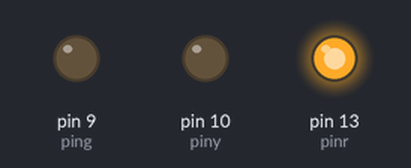
Recording of a sketch running on a simulated Arduino Uno, built with avr-gcc and run on an emulated ATmega328P. Shown: output pins drawn as LEDs (lit = HIGH).

Above: at 0.5 s.
At 1.5 s:
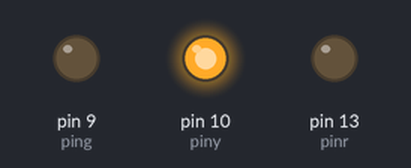
At 5.5 s:
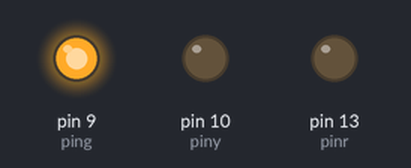
Timing chart, 0 to 6.9 s (numbered marks = the images above):
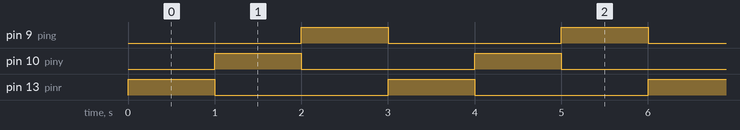

The sketch:

traffic_lights.ino
```cpp
int pinr=13,piny=10,ping=9;
void setup() {
  pinMode(pinr,OUTPUT);
  pinMode(piny,OUTPUT);
  pinMode(ping,OUTPUT);

}

void loop() {
  digitalWrite(pinr,HIGH);
  digitalWrite(piny,LOW);
  digitalWrite(ping,LOW);
  delay(1000);
  digitalWrite(pinr,LOW);
  digitalWrite(piny,HIGH);
  digitalWrite(ping,LOW);
  delay(1000);
  digitalWrite(pinr,LOW);
  digitalWrite(piny,LOW);
  digitalWrite(ping,HIGH);
  delay(1000);


}
```

Measured:
- by itself, pin 9 (ping), pin 10 (piny), pin 13 (pinr): alternates HIGH for 1.0 s and LOW for 2.0 s
- by itself, everything shown: repeats every 3.0 s, in 3 steps
